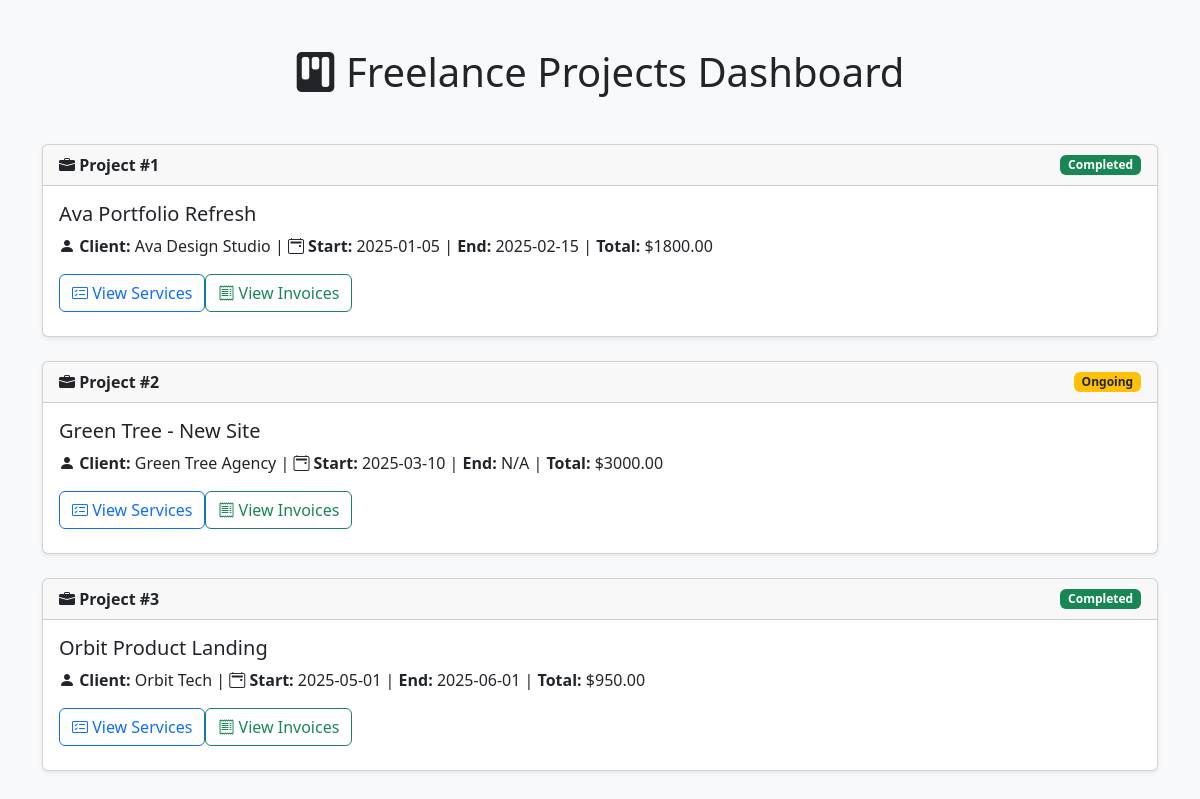
The page / on the database its author committed.
### tables this page shows
CREATE TABLE project (
  project_id INT AUTO_INCREMENT PRIMARY KEY,
  client_id INT NOT NULL,
  project_name VARCHAR(150) NOT NULL,
  start_date DATE NOT NULL,
  end_date DATE,
  status VARCHAR(50) DEFAULT 'ongoing',  
  total_amount DECIMAL(10,2) DEFAULT 0.00,
  notes TEXT,
  created_at TIMESTAMP DEFAULT CURRENT_TIMESTAMP,
  FOREIGN KEY (client_id) REFERENCES client(client_id) ON DELETE CASCADE
);

CREATE TABLE client (
  client_id INT AUTO_INCREMENT PRIMARY KEY,
  name VARCHAR(100) NOT NULL,
  email VARCHAR(100) UNIQUE NOT NULL,
  phone VARCHAR(30),
  created_at TIMESTAMP DEFAULT CURRENT_TIMESTAMP
);

### index.php (the view, shortened to what this page needs)
<?php
require('includes/connect.php');
$sql_projects = "SELECT p.project_id, p.project_name, p.start_date, p.end_date, p.status, p.total_amount, c.name AS client_name
                 FROM project p
                 JOIN client c ON p.client_id = c.client_id
                 ORDER BY p.start_date ASC";
$result_projects = $conn->query($sql_projects);
?>
<!DOCTYPE html>
<html lang="en">
<head>
<link href="https://cdn.jsdelivr.net/npm/bootstrap@5.3.2/dist/css/bootstrap.min.css" rel="stylesheet">
<link href="https://cdn.jsdelivr.net/npm/bootstrap-icons@1.10.5/font/bootstrap-icons.css" rel="stylesheet">
</head>
<body class="bg-light">
<div class="container py-5">
    <h1 class="text-center mb-5"><i class="bi bi-kanban-fill"></i> Freelance Projects Dashboard</h1>
<?php
if ($result_projects->num_rows > 0) {
    while($project = $result_projects->fetch_assoc()) {
        $statusBadge = '';
        switch(strtolower($project['status'])){
            case 'completed': $statusBadge = 'bg-success'; break;
            case 'ongoing': $statusBadge = 'bg-warning text-dark'; break;
        }
        echo '<div class="card mb-4 shadow-sm hover-shadow">';
        echo '<div class="card-header d-flex justify-content-between align-items-center">';
        echo '<strong><i class="bi bi-briefcase-fill"></i> Project #'.$project['project_id'].'</strong>';
        echo '<span class="badge '.$statusBadge.'">'.ucfirst($project['status']).'</span>';
        echo '</div>';
        echo '<div class="card-body">';
        echo '<h5 class="card-title">'.$project['project_name'].'</h5>';
        echo '<p class="card-text"><i class="bi bi-person-fill"></i> <strong>Client:</strong> '.$project['client_name'].' |
              <i class="bi bi-calendar2-event"></i> <strong>Start:</strong> '.$project['start_date'].' |
              <strong>End:</strong> '.($project['end_date'] ?? 'N/A').' |
              <strong>Total:</strong> $'.$project['total_amount'].'</p>';
        $sql_services = "SELECT s.service_name, ps.quantity, ps.line_total
                         FROM project_services ps
                         JOIN services s ON ps.service_id = s.service_id
                         WHERE ps.project_id = ".$project['project_id'];
        $services_result = $conn->query($sql_services);
        if($services_result->num_rows > 0){
            echo '<button class="btn btn-outline-primary mb-2" data-bs-toggle="collapse" data-bs-target="#services'.$project['project_id'].'">
                    <i class="bi bi-card-checklist"></i> View Services
                  </button>';
        }
        $sql_invoices = "SELECT invoice_id, issue_date, due_date, amount, status
                         FROM invoices
                         WHERE project_id = ".$project['project_id'];
        $invoice_result = $conn->query($sql_invoices);
        if($invoice_result->num_rows > 0){
            echo '<button class="btn btn-outline-success mb-2" data-bs-toggle="collapse" data-bs-target="#invoices'.$project['project_id'].'">
                    <i class="bi bi-receipt"></i> View Invoices
                  </button>';
        }
        echo '</div></div>';
    }
} else {
    echo '<div class="alert alert-warning text-center">No projects found.</div>';
}
?>
</div>
</body>
</html>

### rows shown on the page
project: project_id "1", status "Completed", project_name "Ava Portfolio Refresh", client.name "Ava Design Studio", start_date "2025-01-05", end_date "2025-02-15", total_amount "1800.00"
project: project_id "2", status "Ongoing", project_name "Green Tree - New Site", client.name "Green Tree Agency", start_date "2025-03-10", end_date "N/A", total_amount "3000.00"
project: project_id "3", status "Completed", project_name "Orbit Product Landing", client.name "Orbit Tech", start_date "2025-05-01", end_date "2025-06-01", total_amount "950.00"
